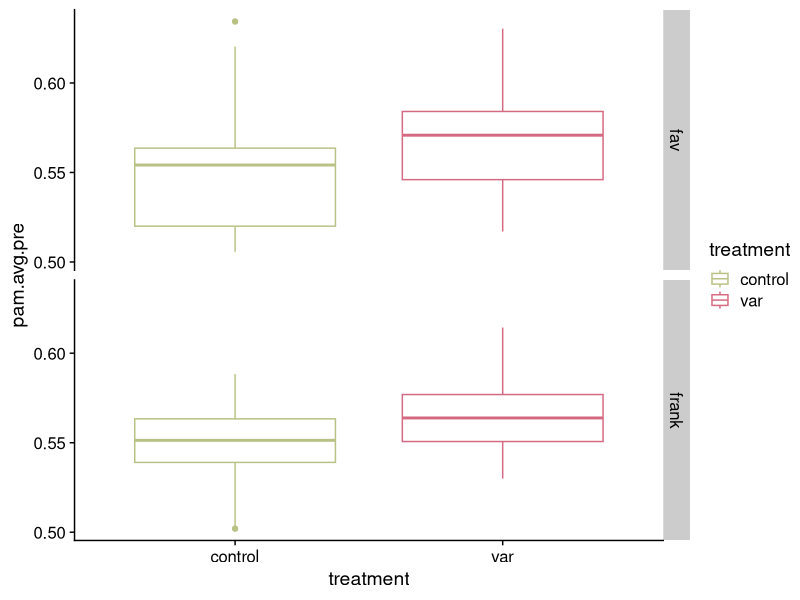
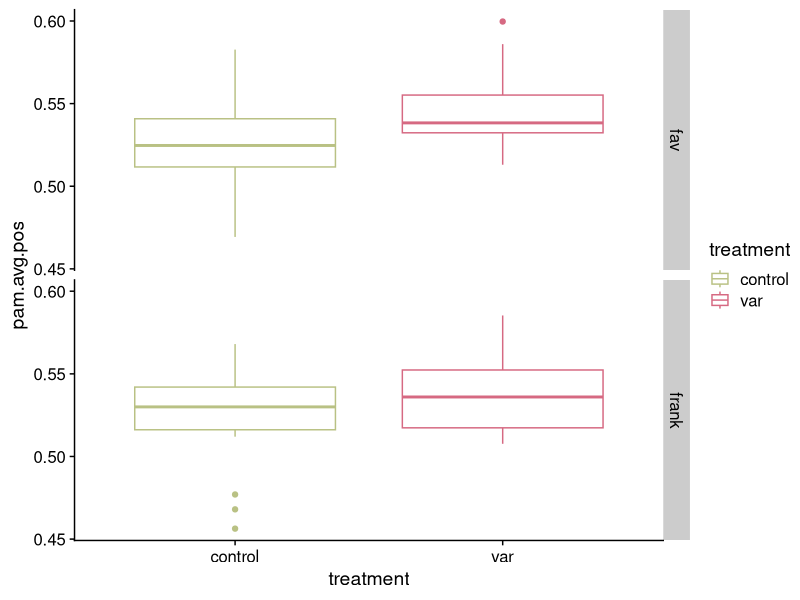
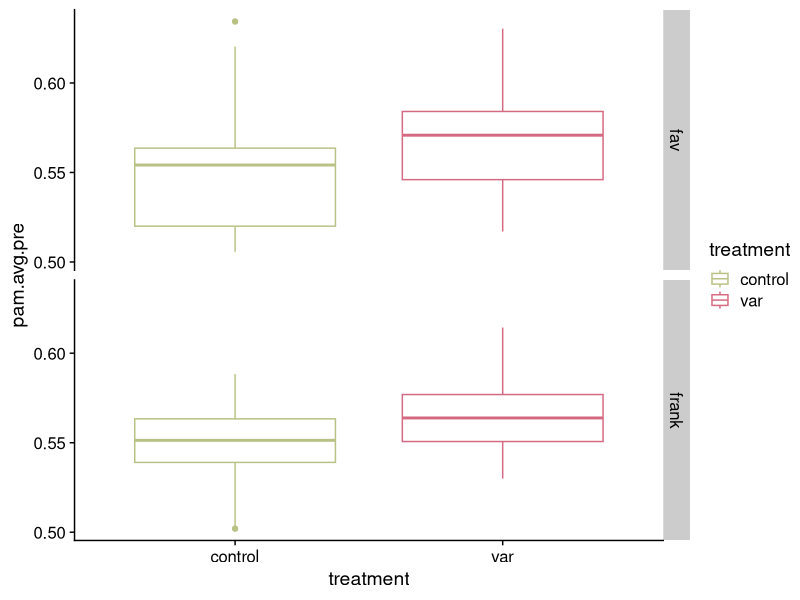
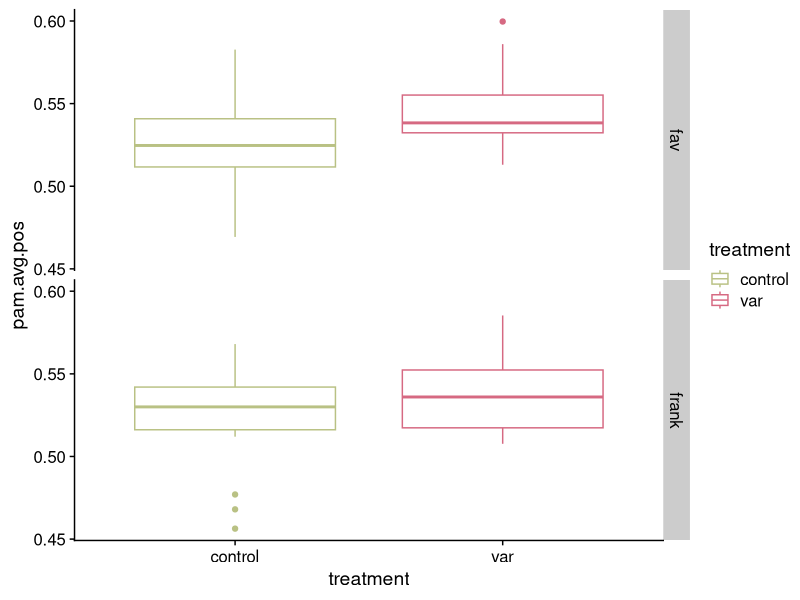

Write R code to recreate these figures, in order. (Note: this script raises an error after producing the figures.)
library('ggplot2')
library('cowplot')
library('ggpubr')
tvm.pambw <- read.csv(file="thermvar_microbes_pambw.csv",header=TRUE)
#edits I made: added species column, added treatment column

#### pam ####
tvm.pambw$pam.avg.pos <- (tvm.pambw$pam_t4_1+tvm.pambw$pam_t4_2+tvm.pambw$pam_t4_3)/3
tvm.pambw$pam.avg.pre <- (tvm.pambw$pam_t3_1+tvm.pambw$pam_t3_2+tvm.pambw$pam_t3_3)/3

#tvm.pambw.fra <- subset(tvm.pambw,species=="frank")
#tvm.pambw.fav <- subset(tvm.pambw,species=="fav")

#pam.avg.pre <- summarySE(tvm.pambw.fra,measurevar="pam.avg.pre",groupvars=c("treatment"))
#pam.avg.pos.com <- tvm.pambw.fra[complete.cases(tvm.pambw.fra$pam.avg.pos),]
#pam.avg.pos <- summarySE(tvm.pambw.fra,measurevar="pam.avg.pre",groupvars=c("treatment"))

ggplot(tvm.pambw,aes(x=treatment,y=pam.avg.pre,color=treatment))+
  scale_color_manual(values=c("#B9C184","#D66982"))+
  geom_boxplot()+
  facet_grid(species~.)+
  theme_cowplot()
ggsave("pam.preheat.pdf",width=3.5)

ggplot(tvm.pambw,aes(x=treatment,y=pam.avg.pos,color=treatment))+
  scale_color_manual(values=c("#B9C184","#D66982"))+
  geom_boxplot()+
  facet_grid(species~.)+
  theme_cowplot()
ggsave("pam.postheat.pdf",width=3.5)

#ggplot(tvm.pambw.fra,aes(x=treatment,y=pam.avg.pos,color=treatment))+
#  geom_boxplot()
  

#geom_violin()+
  scale_color_manual(values=c('paleturquoise4','orchid4'))+
  geom_jitter()+
  #geom_dotplot(binaxis="y",stackdir="center")+
  geom_boxplot(alpha=0.5)+
  theme_cowplot()+
  theme(legend.position="none")+
  ylab("")+
  xlab("Treatment")+
  scale_x_discrete(labels=c("Control","Variation"))+
  ggtitle("Orbicella faveolata")+
  ylim(0.500, 0.650)

scale_color_manual(values=c('paleturquoise4','orchid4'))+
  geom_jitter()+
  geom_boxplot(alpha=0.5)+
  theme_cowplot()+
  theme(legend.position="none")+
  ylab("Photosynthetic efficiency")+
  xlab("Treatment")+
  scale_x_discrete(labels=c("Control","Variation"))+
  ggtitle("Orbicella franksi")+
  ylim(0.500,0.650)
gg.frank

gg.fav <- ggplot(d90_fav,aes(x=treatment,y=pam_avg,color=treatment))+
  #geom_violin()+
  scale_color_manual(values=c('paleturquoise4','orchid4'))+
  geom_jitter()+
  #geom_dotplot(binaxis="y",stackdir="center")+
  geom_boxplot(alpha=0.5)+
  theme_cowplot()+
  theme(legend.position="none")+
  ylab("")+
  xlab("Treatment")+
  scale_x_discrete(labels=c("Control","Variation"))+
  ggtitle("Orbicella faveolata")+
  ylim(0.500, 0.650)
gg.fav

quartz()
ggarrange(gg.frank,gg.fav,title="hello?")

shapiro.test(log(d90_fav$pam_avg))
a1 <- aov(log(pam_avg)~treatment,data=d90_fav)
summary(a1)

shapiro.test(d90_frank$pam_avg)
a1 <- aov(pam_avg~treatment,data=d90_frank)
summary(a1)

a1 <- aov(pam_avg~treatment*species,data=day90)
summary(a1)

#### bw ####
day90$bw3_avg <- (day90$bw_t3_1+day90$bw_t3_2)/2
day90$bw0_avg <- (day90$bw_t0_1+day90$bw_t0_2)/2
day90$bw_per <- ((day90$bw3_avg-day90$bw0_avg)/day90$bw0_avg)*100

d90_frank <- subset(day90,species=="frank")
d90_fav <- subset(day90,species=="fav")

ggplot(d90_fav,aes(x=treatment,y=bw_per,color=treatment))+
  geom_violin()+
  geom_boxplot(width=0.1)+
  scale_color_manual(values=c('paleturquoise4','orchid4'),name="Treatment",labels=c("Control","Variation"))
#geom_jitter()

ggplot(d90_frank,aes(x=treatment,y=bw_per,color=treatment))+
  geom_violin()+
  geom_boxplot(width=0.1)+
  scale_color_manual(values=c('paleturquoise4','orchid4'),name="Treatment",labels=c("Control","Variation"))
#geom_jitter()

summary(d90_fav)

shapiro.test(log(d90_fav$bw_per))
a1 <- aov(log(bw_per)~treatment,data=d90_fav)
summary(a1) #not sig

shapiro.test(log(d90_frank$bw_per))
a1 <- aov(log(bw_per)~treatment,data=d90_frank)
summary(a1) #not sig

#### sine wave ####
x <- seq(0,8*pi,length.out=100)
y <- sin(x)
plot(x,y,type="l")
df <- data.frame(x,y)

x2 <- seq(0,8*pi,length.out=100)
y2 <- (sin(x2)/4)
df2 <- data.frame(x2,y2)

plot(x,y,type="l")
plot(x2,y2,type="l")

quartz()
ggplot(data=df,aes(x=x,y=y))+
  #geom_line(color="orchid4",size=2)+
  geom_line(data=df2,aes(x=x2,y=y2),color="paleturquoise4",size=2)+
  xlim(0,12.75)+
  theme_cowplot()+
  ylim(-1,1)
  
